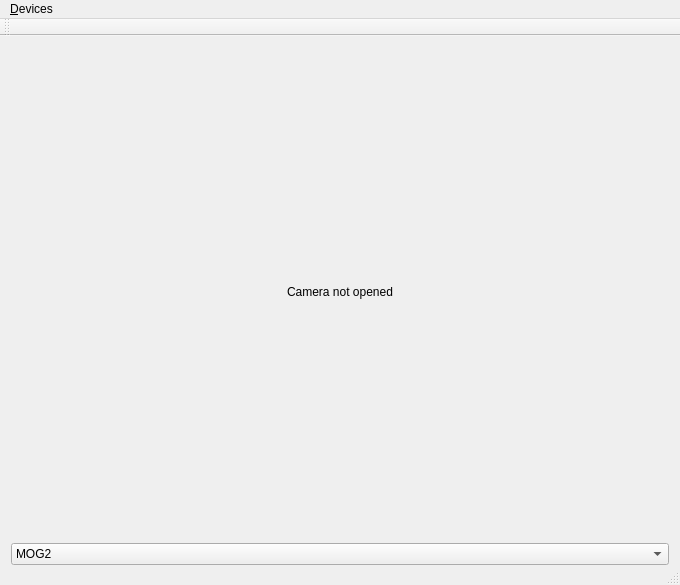
<?xml version="1.0" encoding="UTF-8"?>
<ui version="4.0">
 <class>MainWindow</class>
 <widget class="QMainWindow" name="MainWindow">
  <property name="geometry">
   <rect>
    <x>0</x>
    <y>0</y>
    <width>680</width>
    <height>585</height>
   </rect>
  </property>
  <property name="minimumSize">
   <size>
    <width>680</width>
    <height>540</height>
   </size>
  </property>
  <property name="windowTitle">
   <string>MainWindow</string>
  </property>
  <widget class="QWidget" name="centralWidget">
   <property name="minimumSize">
    <size>
     <width>680</width>
     <height>540</height>
    </size>
   </property>
   <layout class="QVBoxLayout" name="verticalLayout">
    <item>
     <widget class="QLabel" name="OutLabel">
      <property name="text">
       <string>Camera not opened</string>
      </property>
      <property name="alignment">
       <set>Qt::AlignCenter</set>
      </property>
     </widget>
    </item>
    <item>
     <widget class="QComboBox" name="BackSubtSel">
      <property name="enabled">
       <bool>true</bool>
      </property>
      <property name="editable">
       <bool>false</bool>
      </property>
      <property name="currentIndex">
       <number>1</number>
      </property>
      <item>
       <property name="text">
        <string>MOG</string>
       </property>
      </item>
      <item>
       <property name="text">
        <string>MOG2</string>
       </property>
      </item>
      <item>
       <property name="text">
        <string>KNN</string>
       </property>
      </item>
      <item>
       <property name="text">
        <string>CNT</string>
       </property>
      </item>
      <item>
       <property name="text">
        <string>GMG</string>
       </property>
      </item>
     </widget>
    </item>
   </layout>
  </widget>
  <widget class="QMenuBar" name="menuBar">
   <property name="geometry">
    <rect>
     <x>0</x>
     <y>0</y>
     <width>680</width>
     <height>30</height>
    </rect>
   </property>
   <widget class="QMenu" name="menuDevices">
    <property name="title">
     <string>&amp;Devices</string>
    </property>
   </widget>
   <addaction name="menuDevices"/>
  </widget>
  <widget class="QToolBar" name="mainToolBar">
   <attribute name="toolBarArea">
    <enum>TopToolBarArea</enum>
   </attribute>
   <attribute name="toolBarBreak">
    <bool>false</bool>
   </attribute>
  </widget>
  <widget class="QStatusBar" name="statusBar"/>
  <action name="actionExit">
   <property name="text">
    <string>Exit</string>
   </property>
  </action>
 </widget>
 <layoutdefault spacing="6" margin="11"/>
 <resources/>
 <connections/>
</ui>
